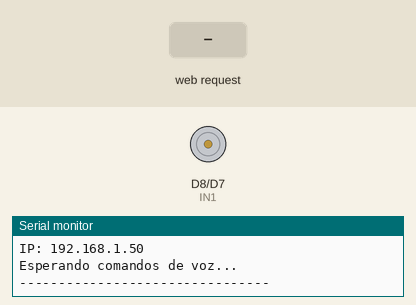
A sketch run on a simulated Arduino Uno R4 WiFi. On the bench: motor-driver pin pairs drawn as motors (green arrow = first pin HIGH = forward, orange = second pin HIGH = backward, longer = more drive, scaled by the enable pin), the last lines printed to the serial monitor. The inputs (shaded band) are chosen by the test bench. WiFi joins after 1.5 s; servers stay silent unless stated.

Above: at 7.7 s.
7.8 s: HTTP request GET /avanzar received
At 8.9 s:
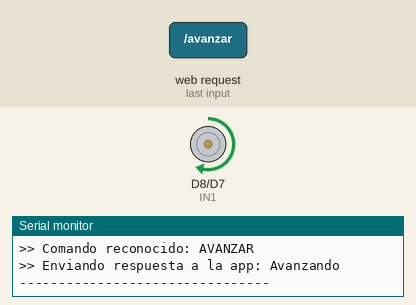
9.3 s: HTTP request GET /retroceder received
At 10.0 s:
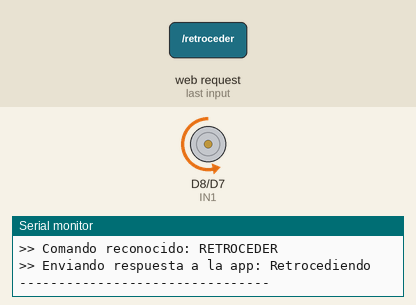
10.8 s: HTTP request GET /vel_baja received
At 11.2 s:
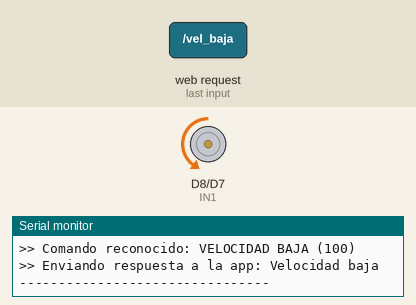
12.3 s: HTTP request GET /vel_maxima received
At 13.5 s:
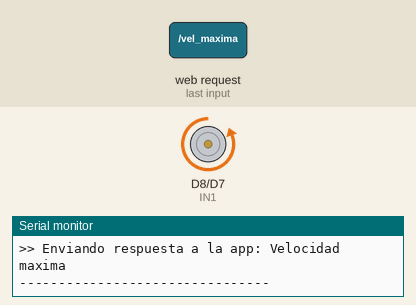
13.8 s: HTTP request GET /avanzar received
At 14.6 s:
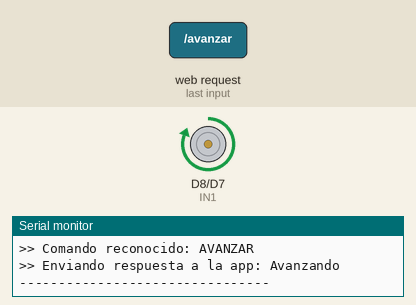
15.3 s: HTTP request GET /vel_baja received
At 15.8 s:
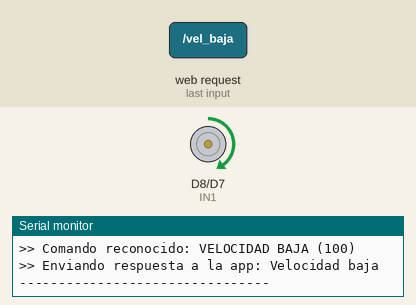
Timing chart, 0 to 17.8 s (numbered marks = the images above; inputs shaded):
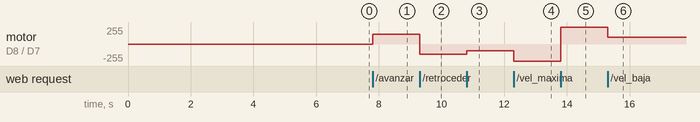

The sketch:

llanta.ino
```cpp
#include <WiFiS3.h>

const char* ssid = "Motorola";
const char* password = "w2vrdpay";

WiFiServer server(80);
int status = WL_IDLE_STATUS;

// Pines según tu diagrama
const int ENA = 9;   // PWM - velocidad
const int IN1 = 8;   // Dirección
const int IN2 = 7;   // Dirección

int velocidadActual = 150;

// 0 = detenido, 1 = avanzando, -1 = retrocediendo
int direccionActual = 0;

void setup() {
  pinMode(ENA, OUTPUT);
  pinMode(IN1, OUTPUT);
  pinMode(IN2, OUTPUT);
  detener();

  Serial.begin(115200);
  while (!Serial);

  while (status != WL_CONNECTED) {
    Serial.println("Conectando...");
    status = WiFi.begin(ssid, password);
    delay(5000);
  }

  Serial.println("Conectado!");
  Serial.print("IP: ");
  Serial.println(WiFi.localIP());
  Serial.println("Esperando comandos de voz...");
  Serial.println("--------------------------------");

  server.begin();
}

void avanzar() {
  direccionActual = 1;
  digitalWrite(IN1, HIGH);
  digitalWrite(IN2, LOW);
  analogWrite(ENA, velocidadActual);
}

void retroceder() {
  direccionActual = -1;
  digitalWrite(IN1, LOW);
  digitalWrite(IN2, HIGH);
  analogWrite(ENA, velocidadActual);
}

void detener() {
  direccionActual = 0;
  digitalWrite(IN1, LOW);
  digitalWrite(IN2, LOW);
  analogWrite(ENA, 0);
}

void actualizarVelocidad() {
  if (direccionActual == 1) {
    avanzar();
  } else if (direccionActual == -1) {
    retroceder();
  }
}

void loop() {
  WiFiClient client = server.available();

  if (client) {
    String request = "";
    while (client.connected() && client.available()) {
      char c = client.read();
      request += c;
      if (c == '\n') break;
    }

    String respuesta = "OK";

    // Confirmación clara en el Monitor Serie
    Serial.println("--------------------------------");
    Serial.print(">> Mensaje recibido: ");
    Serial.println(request);

    if (request.indexOf("GET /avanzar") >= 0) {
      avanzar();
      respuesta = "Avanzando";
      Serial.println(">> Comando reconocido: AVANZAR");
    } else if (request.indexOf("GET /retroceder") >= 0) {
      retroceder();
      respuesta = "Retrocediendo";
      Serial.println(">> Comando reconocido: RETROCEDER");
    } else if (request.indexOf("GET /detener") >= 0) {
      detener();
      respuesta = "Detenido";
      Serial.println(">> Comando reconocido: DETENER");
    } else if (request.indexOf("GET /vel_baja") >= 0) {
      velocidadActual = 100;
      actualizarVelocidad();
      respuesta = "Velocidad baja";
      Serial.println(">> Comando reconocido: VELOCIDAD BAJA (100)");
    } else if (request.indexOf("GET /vel_media") >= 0) {
      velocidadActual = 180;
      actualizarVelocidad();
      respuesta = "Velocidad media";
      Serial.println(">> Comando reconocido: VELOCIDAD MEDIA (180)");
    } else if (request.indexOf("GET /vel_maxima") >= 0) {
      velocidadActual = 255;
      actualizarVelocidad();
      respuesta = "Velocidad maxima";
      Serial.println(">> Comando reconocido: VELOCIDAD MAXIMA (255)");
    } else {
      respuesta = "Comando desconocido";
      Serial.println(">> ADVERTENCIA: comando NO reconocido");
    }

    Serial.print(">> Enviando respuesta a la app: ");
    Serial.println(respuesta);
    Serial.println("--------------------------------");

    client.println("HTTP/1.1 200 OK");
    client.println("Content-Type: text/plain");
    client.println();
    client.println(respuesta);

    delay(1);
    client.stop();
  }
}
```

Measured:
- after the input at 7.8 s, motor on D8 (IN1) / D7 (IN2): stopped → forward 150/255 at once
- after the input at 9.3 s, motor on D8 (IN1) / D7 (IN2): forward 150/255 → backward 150/255 at once
- after the input at 10.8 s, motor on D8 (IN1) / D7 (IN2): backward 150/255 → backward 100/255 at once
- after the input at 12.3 s, motor on D8 (IN1) / D7 (IN2): backward 100/255 → backward 255/255 at once
- after the input at 13.8 s, motor on D8 (IN1) / D7 (IN2): backward 255/255 → forward 255/255 at once
- after the input at 15.3 s, motor on D8 (IN1) / D7 (IN2): forward 255/255 → forward 100/255 at once
